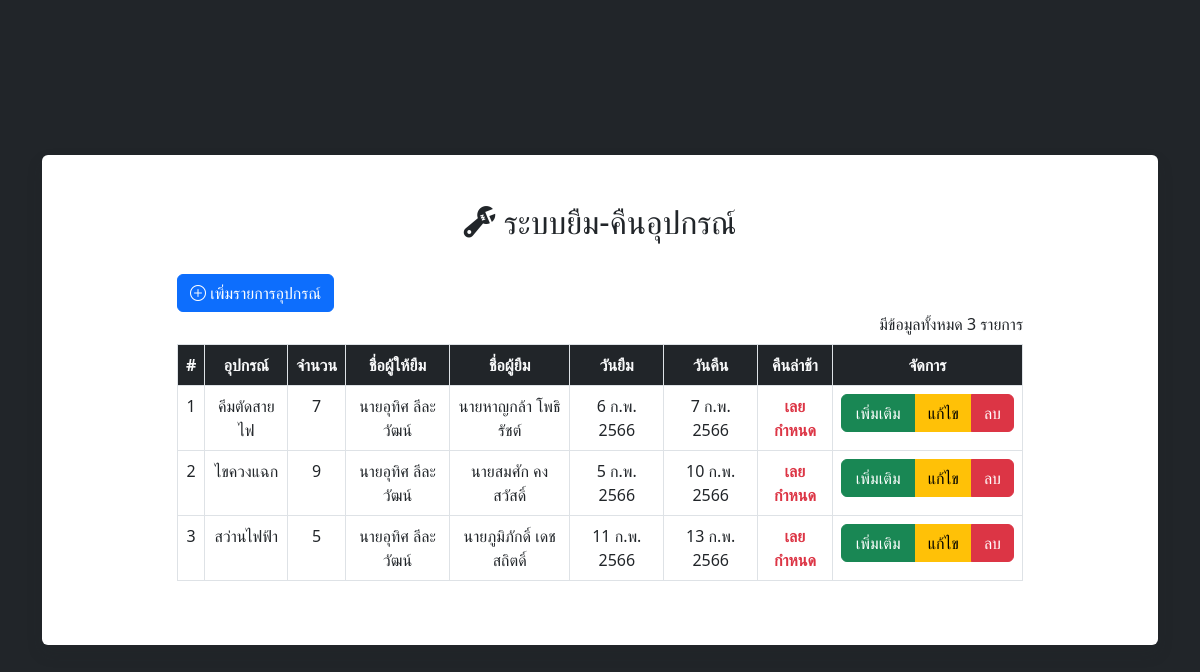
The page / on the database its author committed.
### tables this page shows
CREATE TABLE `equipment_borrowing` (
  `id` int(11) NOT NULL,
  `equipment` varchar(225) NOT NULL,
  `amount` int(11) NOT NULL,
  `borrower` varchar(225) NOT NULL,
  `name` varchar(255) NOT NULL,
  `created_at` date NOT NULL,
  `updated_at` date NOT NULL
);

### php/connect.php (called while the page is built, shortened)
<?php
  function dateThai($strDate){
    $strDay= date("j",strtotime($strDate));
    $strMonth= date("n",strtotime($strDate));
    $strYear= date("Y",strtotime($strDate))+543;
    $strMonthCut = Array("","ม.ค.","ก.พ.","มี.ค.","เม.ย.","พ.ค.","มิ.ย.","ก.ค.","ส.ค.","ก.ย.","ต.ค.","พ.ย.","ธ.ค.");
    $strMonthThai=$strMonthCut[$strMonth];
    return "$strDay $strMonthThai $strYear";
  }
?>

### index.php (the view, shortened to what this page needs)
<?php
require_once('php/connect.php');
$sql = "SELECT * FROM equipment_borrowing";
$result = $conn->query($sql);
?>
<!DOCTYPE html>
<html lang="en">
<head>
    <link rel="stylesheet" href="bootstrap/css/bootstrap.min.css">
    <link rel="stylesheet" href="https://cdn.jsdelivr.net/npm/bootstrap-icons@1.10.3/font/bootstrap-icons.css">
</head>
<body>
    <div class="flex-container bg-dark">
        <div class="container">
            <div class="shadow rounded p-5 bg-body h-100">
                <div class="row justify-content-center">
                    <div class="col-lg-10">
                        <h2 class="pb-4 text-center"><i class="bi bi-wrench-adjustable"></i> ระบบยืม-คืนอุปกรณ์</h2>
                        <a href="form-create.php" class="btn btn-primary"><i class="bi bi-plus-circle"></i>
                            เพิ่มรายการอุปกรณ์</a><br>
                        <span class="float-end mb-2">มีข้อมูลทั้งหมด <?php echo $result->num_rows ?> รายการ </span>
                    </div>
                    <div class="col-lg-10">
                        <div class="table-responsive">
                            <?php if ($result->num_rows > 0) : ?>
                                <table class="table table-bordered ">
                                    <thead>
                                        <tr class="text-center text-light bg-dark">
                                            <th>#</th>
                                            <th>อุปกรณ์</th>
                                            <th>จำนวน</th>
                                            <th>ชื่อผู้ให้ยืม</th>
                                            <th>ชื่อผู้ยืม</th>
                                            <th>วันยืม</th>
                                            <th>วันคืน</th>
                                            <th>คืนล่าช้า</th>
                                            <th>จัดการ</th>
                                        </tr>
                                    </thead>
                                    <tbody>
                                        <?php
                                        $i = 0;
                                        while ($row = $result->fetch_assoc()) :
                                            $i++;
                                        ?>
                                            <tr class="text-center">
                                                <td> <?php echo $i ?> </td>
                                                <td> <?php echo $row['equipment'] ?> </td>
                                                <td> <?php echo $row['amount'] ?> </td>
                                                <td> <?php echo $row['borrower'] ?> </td>
                                                <td> <?php echo $row['name'] ?> </td>
                                                <td> <?php echo dateThai($row['created_at']) ?> </td>
                                                <td> <?php echo dateThai($row['updated_at']) ?> </td>
                                                <td>
                                                <?php
                                                    $current_date = time();
                                                    $due_date = strtotime($row['updated_at']);
                                                    $days_late = ($current_date - $due_date) / (60 * 60 * 24);
                                                    if ($days_late > 0) {
                                                        echo "<b class='text-danger'>เลยกำหนด</b>";
                                                    } elseif ($days_late == 0) {
                                                        echo "<b>ถึงกำหนด</b>";
                                                    } else {
                                                        echo "<b>--</b>";
                                                    }
                                                    ?>
                                                </td>
                                                <td>
                                                    <div class="btn-group">
                                                        <button class="btn btn-success" data-bs-toggle="modal" data-bs-target="#my-modal<?php echo $row['id'] ?>" style="width: 75px;"> เพิ่มเติม </button>
                                                        <a href="form-update.php?id=<?php echo $row['id'] ?>" class="btn btn-warning"> แก้ไข </a>
                                                        <a href="php/delete.php?id=<?php echo $row['id'] ?>" class="btn btn-danger">
                                                            ลบ </a>
                                                    </div>
                                                </td>
                                            </tr>
                                        <?php endwhile; ?>
                                    </tbody>
                                </table>
                            <?php
                            else :
                                echo "<p class='mt-5'>ไม่มีข้อมูลในฐานข้อมูล</p>";
                            endif;
                            ?>
                        </div>
                    </div>
                </div>
            </div>
        </div>
    </div>
</body>
</html>

### index.php (style rules this page uses)
.flex-container { display: flex; align-items: center; justify-content: center; min-height: 100vh; }

### rows shown on the page
equipment_borrowing: equipment "คีมตัดสายไฟ", amount "7", borrower "นายอุทิศ ลีละวัฒน์", name "นายหาญกล้า โพธิรัชต์", created_at "6 ก.พ. 2566", updated_at "7 ก.พ. 2566", shows "เลยกำหนด"
equipment_borrowing: equipment "ไขควงแฉก", amount "9", borrower "นายอุทิศ ลีละวัฒน์", name "นายสมศัก คงสวัสดิ์", created_at "5 ก.พ. 2566", updated_at "10 ก.พ. 2566", shows "เลยกำหนด"
equipment_borrowing: equipment "สว่านไฟฟ้า", amount "5", borrower "นายอุทิศ ลีละวัฒน์", name "นายภูมิภักดิ์ เดชสถิตดิ์", created_at "11 ก.พ. 2566", updated_at "13 ก.พ. 2566", shows "เลยกำหนด"

### other values the page prints
$result->num_rows "3"
